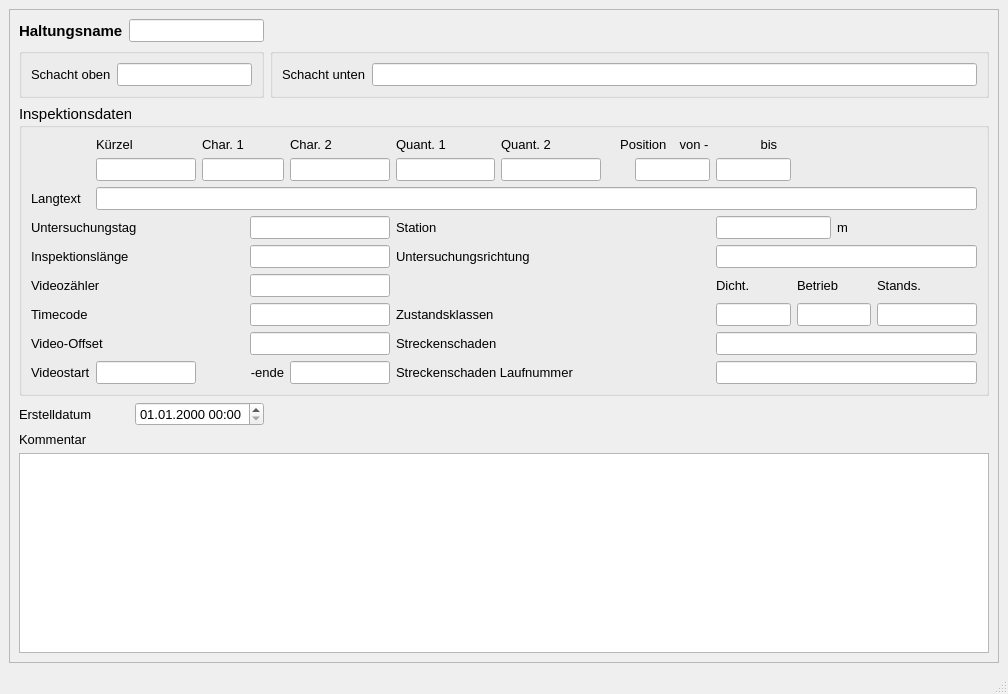
<?xml version="1.0" encoding="UTF-8"?>
<ui version="4.0">
 <class>MainWindow</class>
 <widget class="QMainWindow" name="MainWindow">
  <property name="geometry">
   <rect>
    <x>0</x>
    <y>0</y>
    <width>1008</width>
    <height>694</height>
   </rect>
  </property>
  <property name="sizePolicy">
   <sizepolicy hsizetype="Preferred" vsizetype="Preferred">
    <horstretch>0</horstretch>
    <verstretch>0</verstretch>
   </sizepolicy>
  </property>
  <property name="baseSize">
   <size>
    <width>0</width>
    <height>0</height>
   </size>
  </property>
  <property name="font">
   <font>
    <family>Tahoma</family>
    <pointsize>10</pointsize>
   </font>
  </property>
  <property name="windowTitle">
   <string>MainWindow</string>
  </property>
  <widget class="QWidget" name="centralwidget">
   <layout class="QGridLayout" name="gridLayout">
    <item row="0" column="0">
     <widget class="QScrollArea" name="scrollArea">
      <property name="widgetResizable">
       <bool>true</bool>
      </property>
      <widget class="QWidget" name="scrollAreaWidgetContents">
       <property name="geometry">
        <rect>
         <x>0</x>
         <y>0</y>
         <width>984</width>
         <height>617</height>
        </rect>
       </property>
       <layout class="QGridLayout" name="gridLayout_2">
        <item row="0" column="0">
         <widget class="QLabel" name="label">
          <property name="font">
           <font>
            <family>Tahoma</family>
            <pointsize>11</pointsize>
            <weight>75</weight>
            <bold>true</bold>
           </font>
          </property>
          <property name="text">
           <string>Haltungsname</string>
          </property>
         </widget>
        </item>
        <item row="0" column="1" colspan="2">
         <widget class="QLineEdit" name="untersuchhal">
          <property name="font">
           <font>
            <family>Tahoma</family>
            <pointsize>10</pointsize>
           </font>
          </property>
          <property name="toolTip">
           <string>&lt;html&gt;&lt;head/&gt;&lt;body&gt;&lt;p&gt;Bezeichnung der untersuchten Haltung&lt;/p&gt;&lt;/body&gt;&lt;/html&gt;</string>
          </property>
          <property name="statusTip">
           <string>Bezeichnung der untersuchten Haltung</string>
          </property>
         </widget>
        </item>
        <item row="1" column="0" colspan="3">
         <widget class="QGroupBox" name="groupBox">
          <property name="font">
           <font>
            <family>Tahoma</family>
            <pointsize>11</pointsize>
           </font>
          </property>
          <property name="title">
           <string/>
          </property>
          <layout class="QGridLayout" name="gridLayout_3">
           <item row="0" column="0">
            <widget class="QLabel" name="label_3">
             <property name="font">
              <font>
               <family>Tahoma</family>
               <pointsize>10</pointsize>
              </font>
             </property>
             <property name="text">
              <string>Schacht oben</string>
             </property>
            </widget>
           </item>
           <item row="0" column="1">
            <widget class="QLineEdit" name="schoben">
             <property name="font">
              <font>
               <family>Tahoma</family>
               <pointsize>10</pointsize>
              </font>
             </property>
             <property name="toolTip">
              <string>&lt;html&gt;&lt;head/&gt;&lt;body&gt;&lt;p&gt;Name des oberen Schachts&lt;/p&gt;&lt;/body&gt;&lt;/html&gt;</string>
             </property>
             <property name="statusTip">
              <string>Name des oberen Schachts</string>
             </property>
            </widget>
           </item>
          </layout>
         </widget>
        </item>
        <item row="1" column="3">
         <widget class="QGroupBox" name="groupBox_3">
          <property name="font">
           <font>
            <family>Tahoma</family>
            <pointsize>11</pointsize>
           </font>
          </property>
          <property name="title">
           <string/>
          </property>
          <layout class="QGridLayout" name="gridLayout_4">
           <item row="0" column="0">
            <widget class="QLabel" name="label_9">
             <property name="font">
              <font>
               <family>Tahoma</family>
               <pointsize>10</pointsize>
              </font>
             </property>
             <property name="text">
              <string>Schacht unten</string>
             </property>
            </widget>
           </item>
           <item row="0" column="1">
            <widget class="QLineEdit" name="schunten">
             <property name="font">
              <font>
               <family>Tahoma</family>
               <pointsize>10</pointsize>
              </font>
             </property>
             <property name="toolTip">
              <string>&lt;html&gt;&lt;head/&gt;&lt;body&gt;&lt;p&gt;Name des unteren Schachts&lt;/p&gt;&lt;/body&gt;&lt;/html&gt;</string>
             </property>
             <property name="statusTip">
              <string>Name des unteren Schachts</string>
             </property>
            </widget>
           </item>
          </layout>
         </widget>
        </item>
        <item row="2" column="0" colspan="4">
         <widget class="QGroupBox" name="groupBox_2">
          <property name="font">
           <font>
            <family>Tahoma</family>
            <pointsize>11</pointsize>
           </font>
          </property>
          <property name="title">
           <string>Inspektionsdaten</string>
          </property>
          <layout class="QGridLayout" name="gridLayout_5">
           <item row="0" column="5">
            <widget class="QLabel" name="label_26">
             <property name="font">
              <font>
               <family>Tahoma</family>
               <pointsize>10</pointsize>
              </font>
             </property>
             <property name="text">
              <string>Quant. 1</string>
             </property>
            </widget>
           </item>
           <item row="7" column="3" colspan="2">
            <widget class="QLineEdit" name="video_offset">
             <property name="font">
              <font>
               <family>Tahoma</family>
               <pointsize>10</pointsize>
              </font>
             </property>
             <property name="toolTip">
              <string/>
             </property>
             <property name="statusTip">
              <string/>
             </property>
            </widget>
           </item>
           <item row="3" column="0" colspan="3">
            <widget class="QLabel" name="label_61">
             <property name="font">
              <font>
               <family>Tahoma</family>
               <pointsize>10</pointsize>
              </font>
             </property>
             <property name="text">
              <string>Untersuchungstag</string>
             </property>
            </widget>
           </item>
           <item row="1" column="10" colspan="2">
            <widget class="QLineEdit" name="pos_bis">
             <property name="font">
              <font>
               <family>Tahoma</family>
               <pointsize>10</pointsize>
              </font>
             </property>
             <property name="toolTip">
              <string>&lt;html&gt;&lt;head/&gt;&lt;body&gt;&lt;p&gt;Zustandsdaten: Endwinkel als Zifferblattreferenz&lt;/p&gt;&lt;/body&gt;&lt;/html&gt;</string>
             </property>
             <property name="statusTip">
              <string>Zustandsdaten: Endwinkel als Zifferblattreferenz</string>
             </property>
            </widget>
           </item>
           <item row="5" column="12" colspan="2">
            <widget class="QLabel" name="label_37">
             <property name="font">
              <font>
               <family>Tahoma</family>
               <pointsize>10</pointsize>
              </font>
             </property>
             <property name="text">
              <string>Betrieb</string>
             </property>
            </widget>
           </item>
           <item row="8" column="5" colspan="5">
            <widget class="QLabel" name="label_29">
             <property name="font">
              <font>
               <family>Tahoma</family>
               <pointsize>10</pointsize>
              </font>
             </property>
             <property name="text">
              <string>Streckenschaden Laufnummer</string>
             </property>
            </widget>
           </item>
           <item row="6" column="10" colspan="2">
            <widget class="QLineEdit" name="ZD">
             <property name="font">
              <font>
               <family>Tahoma</family>
               <pointsize>10</pointsize>
              </font>
             </property>
             <property name="toolTip">
              <string>&lt;html&gt;&lt;head/&gt;&lt;body&gt;&lt;p&gt;&lt;span style=&quot; font-size:10pt;&quot;&gt;Max. Zustandsklasse Dichtheit&lt;/span&gt;&lt;/p&gt;&lt;/body&gt;&lt;/html&gt;</string>
             </property>
             <property name="statusTip">
              <string>Max. Zustandsklasse Dichtheit</string>
             </property>
            </widget>
           </item>
           <item row="8" column="4">
            <widget class="QLineEdit" name="video_ende">
             <property name="font">
              <font>
               <family>Tahoma</family>
               <pointsize>10</pointsize>
              </font>
             </property>
             <property name="toolTip">
              <string>&lt;html&gt;&lt;head/&gt;&lt;body&gt;&lt;p&gt;Ende der Videoreferenz&lt;/p&gt;&lt;/body&gt;&lt;/html&gt;</string>
             </property>
             <property name="statusTip">
              <string>Ende der Videoreferenz</string>
             </property>
            </widget>
           </item>
           <item row="6" column="12" colspan="2">
            <widget class="QLineEdit" name="ZB">
             <property name="font">
              <font>
               <family>Tahoma</family>
               <pointsize>10</pointsize>
              </font>
             </property>
             <property name="toolTip">
              <string>&lt;html&gt;&lt;head/&gt;&lt;body&gt;&lt;p&gt;&lt;span style=&quot; font-size:10pt;&quot;&gt;Max. Zustandsklasse Betriebssicherheit&lt;/span&gt;&lt;/p&gt;&lt;/body&gt;&lt;/html&gt;</string>
             </property>
             <property name="statusTip">
              <string>Max. Zustandsklasse Betriebssicherheit</string>
             </property>
            </widget>
           </item>
           <item row="0" column="7" colspan="2">
            <widget class="QLabel" name="label_18">
             <property name="font">
              <font>
               <family>Tahoma</family>
               <pointsize>10</pointsize>
              </font>
             </property>
             <property name="text">
              <string>Position </string>
             </property>
             <property name="alignment">
              <set>Qt::AlignRight|Qt::AlignTrailing|Qt::AlignVCenter</set>
             </property>
            </widget>
           </item>
           <item row="0" column="4">
            <widget class="QLabel" name="label_25">
             <property name="font">
              <font>
               <family>Tahoma</family>
               <pointsize>10</pointsize>
              </font>
             </property>
             <property name="text">
              <string>Char. 2</string>
             </property>
            </widget>
           </item>
           <item row="1" column="6">
            <widget class="QLineEdit" name="quantnr2">
             <property name="font">
              <font>
               <family>Tahoma</family>
               <pointsize>10</pointsize>
              </font>
             </property>
             <property name="toolTip">
              <string>&lt;html&gt;&lt;head/&gt;&lt;body&gt;&lt;p&gt;Zustandsdaten: Quantifizierung 2&lt;/p&gt;&lt;/body&gt;&lt;/html&gt;</string>
             </property>
             <property name="statusTip">
              <string>Zustandsdaten: Quantifizierung 2</string>
             </property>
            </widget>
           </item>
           <item row="6" column="0" colspan="3">
            <widget class="QLabel" name="label_35">
             <property name="font">
              <font>
               <family>Tahoma</family>
               <pointsize>10</pointsize>
              </font>
             </property>
             <property name="text">
              <string>Timecode</string>
             </property>
            </widget>
           </item>
           <item row="1" column="5">
            <widget class="QLineEdit" name="quantnr1">
             <property name="font">
              <font>
               <family>Tahoma</family>
               <pointsize>10</pointsize>
              </font>
             </property>
             <property name="toolTip">
              <string>&lt;html&gt;&lt;head/&gt;&lt;body&gt;&lt;p&gt;Zustandsdaten: Quantifizierung 1&lt;/p&gt;&lt;/body&gt;&lt;/html&gt;</string>
             </property>
             <property name="statusTip">
              <string>Zustandsdaten: Quantifizierung 1</string>
             </property>
            </widget>
           </item>
           <item row="3" column="3" colspan="2">
            <widget class="QLineEdit" name="untersuchtag">
             <property name="font">
              <font>
               <family>Tahoma</family>
               <pointsize>10</pointsize>
              </font>
             </property>
             <property name="toolTip">
              <string>&lt;html&gt;&lt;head/&gt;&lt;body&gt;&lt;p&gt;Datum&lt;/p&gt;&lt;/body&gt;&lt;/html&gt;</string>
             </property>
             <property name="statusTip">
              <string>Datum</string>
             </property>
            </widget>
           </item>
           <item row="2" column="0">
            <widget class="QLabel" name="label_52">
             <property name="font">
              <font>
               <family>Tahoma</family>
               <pointsize>10</pointsize>
              </font>
             </property>
             <property name="text">
              <string>Langtext</string>
             </property>
            </widget>
           </item>
           <item row="4" column="10" colspan="5">
            <widget class="QLineEdit" name="untersuchrichtung">
             <property name="font">
              <font>
               <family>Tahoma</family>
               <pointsize>10</pointsize>
              </font>
             </property>
             <property name="toolTip">
              <string>&lt;html&gt;&lt;head/&gt;&lt;body&gt;&lt;p&gt;&lt;span style=&quot; font-size:10pt;&quot;&gt;Untersuchungsrichtung&lt;/span&gt;&lt;/p&gt;&lt;/body&gt;&lt;/html&gt;</string>
             </property>
            </widget>
           </item>
           <item row="4" column="0" colspan="3">
            <widget class="QLabel" name="label_20">
             <property name="font">
              <font>
               <family>Tahoma</family>
               <pointsize>10</pointsize>
              </font>
             </property>
             <property name="text">
              <string>Inspektionslänge</string>
             </property>
            </widget>
           </item>
           <item row="3" column="5" colspan="4">
            <widget class="QLabel" name="label_34">
             <property name="font">
              <font>
               <family>Tahoma</family>
               <pointsize>10</pointsize>
              </font>
             </property>
             <property name="text">
              <string>Station</string>
             </property>
            </widget>
           </item>
           <item row="3" column="10" colspan="3">
            <widget class="QLineEdit" name="station">
             <property name="font">
              <font>
               <family>Tahoma</family>
               <pointsize>10</pointsize>
              </font>
             </property>
             <property name="toolTip">
              <string>&lt;html&gt;&lt;head/&gt;&lt;body&gt;&lt;p&gt;&lt;span style=&quot; font-size:10pt;&quot;&gt;Station entlang der Haltung&lt;/span&gt;&lt;/p&gt;&lt;/body&gt;&lt;/html&gt;</string>
             </property>
             <property name="statusTip">
              <string>Station entlang der Haltung</string>
             </property>
            </widget>
           </item>
           <item row="6" column="3" colspan="2">
            <widget class="QLineEdit" name="timecode">
             <property name="font">
              <font>
               <family>Tahoma</family>
               <pointsize>10</pointsize>
              </font>
             </property>
             <property name="toolTip">
              <string/>
             </property>
             <property name="statusTip">
              <string/>
             </property>
            </widget>
           </item>
           <item row="6" column="5" colspan="3">
            <widget class="QLabel" name="label_36">
             <property name="font">
              <font>
               <family>Tahoma</family>
               <pointsize>10</pointsize>
              </font>
             </property>
             <property name="text">
              <string>Zustandsklassen</string>
             </property>
            </widget>
           </item>
           <item row="7" column="0" colspan="3">
            <widget class="QLabel" name="label_21">
             <property name="font">
              <font>
               <family>Tahoma</family>
               <pointsize>10</pointsize>
              </font>
             </property>
             <property name="text">
              <string>Video-Offset</string>
             </property>
            </widget>
           </item>
           <item row="3" column="13" colspan="2">
            <widget class="QLabel" name="label_2">
             <property name="font">
              <font>
               <family>Tahoma</family>
               <pointsize>10</pointsize>
              </font>
             </property>
             <property name="text">
              <string>m</string>
             </property>
            </widget>
           </item>
           <item row="6" column="14">
            <widget class="QLineEdit" name="ZS">
             <property name="font">
              <font>
               <family>Tahoma</family>
               <pointsize>10</pointsize>
              </font>
             </property>
             <property name="toolTip">
              <string>&lt;html&gt;&lt;head/&gt;&lt;body&gt;&lt;p&gt;Max. Zustandsklasse Standsicherheit&lt;/p&gt;&lt;/body&gt;&lt;/html&gt;</string>
             </property>
             <property name="statusTip">
              <string>Max. Zustandsklasse Standsicherheit</string>
             </property>
            </widget>
           </item>
           <item row="0" column="9" colspan="2">
            <widget class="QLabel" name="label_40">
             <property name="font">
              <font>
               <family>Tahoma</family>
               <pointsize>10</pointsize>
              </font>
             </property>
             <property name="text">
              <string> von -</string>
             </property>
            </widget>
           </item>
           <item row="1" column="8" colspan="2">
            <widget class="QLineEdit" name="pos_von">
             <property name="font">
              <font>
               <family>Tahoma</family>
               <pointsize>10</pointsize>
              </font>
             </property>
             <property name="toolTip">
              <string>&lt;html&gt;&lt;head/&gt;&lt;body&gt;&lt;p&gt;Zustandsdaten: Anfangswinkel als Zifferblattreferenz&lt;/p&gt;&lt;/body&gt;&lt;/html&gt;</string>
             </property>
             <property name="statusTip">
              <string>Zustandsdaten: Anfangswinkel als Zifferblattreferenz</string>
             </property>
            </widget>
           </item>
           <item row="8" column="0">
            <widget class="QLabel" name="label_33">
             <property name="font">
              <font>
               <family>Tahoma</family>
               <pointsize>10</pointsize>
              </font>
             </property>
             <property name="text">
              <string>Videostart</string>
             </property>
            </widget>
           </item>
           <item row="8" column="1">
            <widget class="QLineEdit" name="video_start">
             <property name="font">
              <font>
               <family>Tahoma</family>
               <pointsize>10</pointsize>
              </font>
             </property>
             <property name="toolTip">
              <string>&lt;html&gt;&lt;head/&gt;&lt;body&gt;&lt;p&gt;Beginn der Videoreferenz&lt;/p&gt;&lt;/body&gt;&lt;/html&gt;</string>
             </property>
             <property name="statusTip">
              <string>Beginn der Videoreferenz</string>
             </property>
            </widget>
           </item>
           <item row="7" column="10" colspan="5">
            <widget class="QLineEdit" name="streckenschaden">
             <property name="font">
              <font>
               <family>Tahoma</family>
               <pointsize>10</pointsize>
              </font>
             </property>
             <property name="toolTip">
              <string>&lt;html&gt;&lt;head/&gt;&lt;body&gt;&lt;p&gt;Kodierung&lt;/p&gt;&lt;/body&gt;&lt;/html&gt;</string>
             </property>
             <property name="statusTip">
              <string>Kodierung</string>
             </property>
            </widget>
           </item>
           <item row="0" column="6">
            <widget class="QLabel" name="label_27">
             <property name="font">
              <font>
               <family>Tahoma</family>
               <pointsize>10</pointsize>
              </font>
             </property>
             <property name="text">
              <string>Quant. 2</string>
             </property>
            </widget>
           </item>
           <item row="0" column="11">
            <widget class="QLabel" name="label_30">
             <property name="font">
              <font>
               <family>Tahoma</family>
               <pointsize>10</pointsize>
              </font>
             </property>
             <property name="text">
              <string> bis</string>
             </property>
            </widget>
           </item>
           <item row="1" column="4">
            <widget class="QLineEdit" name="charakt2">
             <property name="font">
              <font>
               <family>Tahoma</family>
               <pointsize>10</pointsize>
              </font>
             </property>
             <property name="toolTip">
              <string>&lt;html&gt;&lt;head/&gt;&lt;body&gt;&lt;p&gt;Zustandsdaten: Charakterisierung 2&lt;/p&gt;&lt;/body&gt;&lt;/html&gt;</string>
             </property>
             <property name="statusTip">
              <string>Zustandsdaten: Charakterisierung 2</string>
             </property>
            </widget>
           </item>
           <item row="5" column="14">
            <widget class="QLabel" name="label_38">
             <property name="font">
              <font>
               <family>Tahoma</family>
               <pointsize>10</pointsize>
              </font>
             </property>
             <property name="text">
              <string>Stands.</string>
             </property>
            </widget>
           </item>
           <item row="1" column="1">
            <widget class="QLineEdit" name="kuerzel">
             <property name="font">
              <font>
               <family>Tahoma</family>
               <pointsize>10</pointsize>
              </font>
             </property>
             <property name="toolTip">
              <string>&lt;html&gt;&lt;head/&gt;&lt;body&gt;&lt;p&gt;&lt;span style=&quot; font-size:10pt;&quot;&gt;Schadenskürzel&lt;/span&gt;&lt;/p&gt;&lt;/body&gt;&lt;/html&gt;</string>
             </property>
            </widget>
           </item>
           <item row="1" column="2" colspan="2">
            <widget class="QLineEdit" name="charakt1">
             <property name="font">
              <font>
               <family>Tahoma</family>
               <pointsize>10</pointsize>
              </font>
             </property>
             <property name="toolTip">
              <string>&lt;html&gt;&lt;head/&gt;&lt;body&gt;&lt;p&gt;Zustandsdaten: Charakterisierung 1&lt;/p&gt;&lt;/body&gt;&lt;/html&gt;</string>
             </property>
             <property name="statusTip">
              <string>Zustandsdaten: Charakterisierung 1</string>
             </property>
            </widget>
           </item>
           <item row="5" column="0" colspan="3">
            <widget class="QLabel" name="label_19">
             <property name="font">
              <font>
               <family>Tahoma</family>
               <pointsize>10</pointsize>
              </font>
             </property>
             <property name="text">
              <string>Videozähler</string>
             </property>
            </widget>
           </item>
           <item row="2" column="1" colspan="14">
            <widget class="QLineEdit" name="langtext">
             <property name="font">
              <font>
               <family>Tahoma</family>
               <pointsize>10</pointsize>
              </font>
             </property>
             <property name="toolTip">
              <string>&lt;html&gt;&lt;head/&gt;&lt;body&gt;&lt;p&gt;Zustandsbeschreibung Langtext&lt;/p&gt;&lt;/body&gt;&lt;/html&gt;</string>
             </property>
             <property name="statusTip">
              <string>Zustandsbeschreibung Langtext</string>
             </property>
            </widget>
           </item>
           <item row="4" column="3" colspan="2">
            <widget class="QLineEdit" name="inspektionslaenge">
             <property name="font">
              <font>
               <family>Tahoma</family>
               <pointsize>10</pointsize>
              </font>
             </property>
             <property name="toolTip">
              <string>&lt;html&gt;&lt;head/&gt;&lt;body&gt;&lt;p&gt;[m]&lt;/p&gt;&lt;/body&gt;&lt;/html&gt;</string>
             </property>
             <property name="statusTip">
              <string>[m]</string>
             </property>
            </widget>
           </item>
           <item row="5" column="3" colspan="2">
            <widget class="QLineEdit" name="videozaehler">
             <property name="font">
              <font>
               <family>Tahoma</family>
               <pointsize>10</pointsize>
              </font>
             </property>
             <property name="toolTip">
              <string/>
             </property>
             <property name="statusTip">
              <string/>
             </property>
            </widget>
           </item>
           <item row="5" column="10" colspan="2">
            <widget class="QLabel" name="label_39">
             <property name="font">
              <font>
               <family>Tahoma</family>
               <pointsize>10</pointsize>
              </font>
             </property>
             <property name="text">
              <string>Dicht.</string>
             </property>
            </widget>
           </item>
           <item row="8" column="10" colspan="5">
            <widget class="QLineEdit" name="streckenschaden_lfdnr">
             <property name="font">
              <font>
               <family>Tahoma</family>
               <pointsize>10</pointsize>
              </font>
             </property>
             <property name="toolTip">
              <string/>
             </property>
             <property name="statusTip">
              <string/>
             </property>
            </widget>
           </item>
           <item row="8" column="3">
            <widget class="QLabel" name="label_41">
             <property name="font">
              <font>
               <family>Tahoma</family>
               <pointsize>10</pointsize>
              </font>
             </property>
             <property name="text">
              <string>-ende</string>
             </property>
             <property name="alignment">
              <set>Qt::AlignRight|Qt::AlignTrailing|Qt::AlignVCenter</set>
             </property>
            </widget>
           </item>
           <item row="4" column="5" colspan="4">
            <widget class="QLabel" name="label_17">
             <property name="font">
              <font>
               <family>Tahoma</family>
               <pointsize>10</pointsize>
              </font>
             </property>
             <property name="text">
              <string>Untersuchungsrichtung</string>
             </property>
            </widget>
           </item>
           <item row="7" column="5" colspan="4">
            <widget class="QLabel" name="label_28">
             <property name="font">
              <font>
               <family>Tahoma</family>
               <pointsize>10</pointsize>
              </font>
             </property>
             <property name="text">
              <string>Streckenschaden</string>
             </property>
            </widget>
           </item>
           <item row="0" column="1">
            <widget class="QLabel" name="label_23">
             <property name="font">
              <font>
               <family>Tahoma</family>
               <pointsize>10</pointsize>
              </font>
             </property>
             <property name="text">
              <string>Kürzel</string>
             </property>
            </widget>
           </item>
           <item row="0" column="2">
            <widget class="QLabel" name="label_24">
             <property name="font">
              <font>
               <family>Tahoma</family>
               <pointsize>10</pointsize>
              </font>
             </property>
             <property name="text">
              <string>Char. 1</string>
             </property>
            </widget>
           </item>
          </layout>
         </widget>
        </item>
        <item row="3" column="0" colspan="2">
         <widget class="QLabel" name="label_71">
          <property name="text">
           <string>Erstelldatum</string>
          </property>
         </widget>
        </item>
        <item row="3" column="2">
         <widget class="QgsDateTimeEdit" name="createdat">
          <property name="font">
           <font>
            <family>Tahoma</family>
            <pointsize>10</pointsize>
           </font>
          </property>
          <property name="currentSection">
           <enum>QDateTimeEdit::DaySection</enum>
          </property>
          <property name="displayFormat">
           <string>dd.MM.yyyy HH:mm</string>
          </property>
         </widget>
        </item>
        <item row="4" column="0">
         <widget class="QLabel" name="label_22">
          <property name="font">
           <font>
            <family>Tahoma</family>
            <pointsize>10</pointsize>
           </font>
          </property>
          <property name="text">
           <string>Kommentar</string>
          </property>
         </widget>
        </item>
        <item row="5" column="0" colspan="4">
         <widget class="QTextEdit" name="kommentar">
          <property name="font">
           <font>
            <family>Tahoma</family>
            <pointsize>10</pointsize>
           </font>
          </property>
          <property name="toolTip">
           <string>&lt;html&gt;&lt;head/&gt;&lt;body&gt;&lt;p&gt;Platz für zusätzliche Kommentare&lt;/p&gt;&lt;/body&gt;&lt;/html&gt;</string>
          </property>
          <property name="statusTip">
           <string>Platz für zusätzliche Kommentare</string>
          </property>
         </widget>
        </item>
       </layout>
      </widget>
     </widget>
    </item>
   </layout>
  </widget>
  <widget class="QMenuBar" name="menubar">
   <property name="geometry">
    <rect>
     <x>0</x>
     <y>0</y>
     <width>1008</width>
     <height>27</height>
    </rect>
   </property>
  </widget>
  <widget class="QStatusBar" name="statusbar"/>
 </widget>
 <customwidgets>
  <customwidget>
   <class>QgsDateTimeEdit</class>
   <extends>QDateTimeEdit</extends>
   <header>qgsdatetimeedit.h</header>
  </customwidget>
 </customwidgets>
 <tabstops>
  <tabstop>untersuchhal</tabstop>
  <tabstop>untersuchrichtung</tabstop>
  <tabstop>createdat</tabstop>
  <tabstop>kommentar</tabstop>
 </tabstops>
 <resources/>
 <connections/>
</ui>
